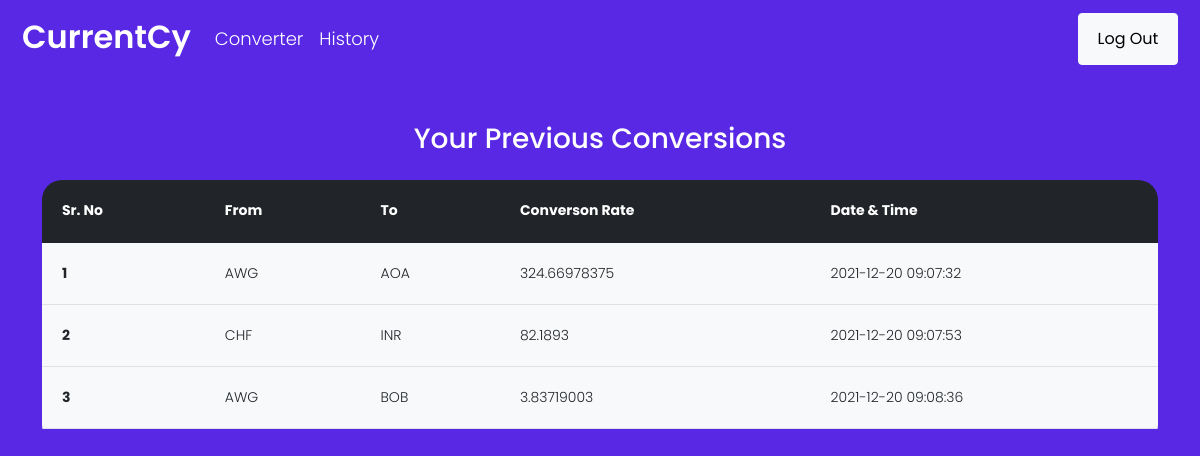
The page /history (signed in) on the database its author committed.
### app.py (models this page shows, shortened)
class History(db.Model):
    id = db.Column(db.Integer, primary_key=True)
    from_curr = db.Column(db.String(200), nullable=False)
    to_curr = db.Column(db.String(500), nullable=False)
    date_conv = db.Column(db.String(100), nullable=False)
    amount = db.Column(db.Integer, nullable=False)
    user_id = db.Column(db.Integer, db.ForeignKey('user.id'))

### app.py (the view)
@app.route("/history")
def history():
    if "currUser" in request.cookies:
        userId = request.cookies.get("currUser")
        user = User.query.filter_by(id=userId).first()
        allHistory = user.hist
        return render_template("history.html", history=allHistory)
    else:
        return redirect("/")

### templates/history.html (shortened to what this page needs)
<!DOCTYPE html>
<html lang="en">
<head>
  <link href="https://cdn.jsdelivr.net/npm/bootstrap@5.1.3/dist/css/bootstrap.min.css" rel="stylesheet"
>
</head>
<body>
  <nav class="navbar navbar-expand-lg navbar-light bg-light">
    <div class="container-fluid">
      <a class="navbar-brand" href="/" style="color: #fff; font-size:xx-large; font-weight: 600;">CurrentCy</a>
      <div class="collapse navbar-collapse" id="navbarSupportedContent">
        <ul class="navbar-nav me-auto mb-2 mb-lg-0">
          <li class="nav-item pt-2">
            <a class="nav-link" href="/converter" style="color: #fff; font-size: large; margin-bottom: 5px;">Converter</a>
          </li>
          <li class="nav-item pt-2">
            <a class="nav-link" href="/history" style="color: #fff; font-size: large;">History</a>
          </li>
        </ul>
        <form class="d-flex" action="/logout" method="get">
          <button class="btn btn-light mt-1" type="submit" style="width: 100px;padding-top: 13px;padding-bottom: 13px;">Log Out</button>
        </form>
      </div>
    </div>
  </nav>
  <div class="container mt-5">
    <h3 class="text-center mb-4" style="color: #fff;">Your Previous Conversions</h3>
    <div class="table-responsive" style="border-radius: 20px;">
      {% if history|length == 0 %}
      <div class="alert alert-info mt-2" style="background-color: #fff;" role="alert">
        No search history present. Find currency conversions!
      </div>
      {% else %}
      <table class="table table-hover">
        <thead>
          <tr class="bg-dark text-white">
            <th scope="col">Sr. No</th>
            <th scope="col">From</th>
            <th scope="col">To</th>
            <th scope="col">Converson Rate</th>
            <th scope="col">Date & Time</th>
          </tr>
        </thead>
        <tbody>
          {% for item in history %}
          <tr class="bg-light">
            <th scope="row">{{loop.index}}</th>
            <td>{{item.from_curr}}</td>
            <td>{{item.to_curr}}</td>
            <td>{{item.amount}}</td>
            <td>{{item.date_conv}}</td>
          </tr>
          {% endfor %}
        </tbody>
      </table>
      {% endif %}
    </div>
  </div>
</body>
</html>

### templates/history.html (style rules this page uses)
* { margin: 0; padding: 0; box-sizing: border-box; font-family: 'Poppins', sans-serif; }
body { font: 300 14px/1.5 'Oxygen', sans-serif; background: #f8f8fc; padding: 0 10px; background: #5928e4; }
.navbar { background-color: transparent !important; }
.table td, .table th { padding: 20px; }

### rows shown on the page
History: from_curr "AWG", to_curr "AOA", amount "324.66978375", date_conv "2021-12-20 09:07:32"
History: from_curr "CHF", to_curr "INR", amount "82.1893", date_conv "2021-12-20 09:07:53"
History: from_curr "AWG", to_curr "BOB", amount "3.83719003", date_conv "2021-12-20 09:08:36"
